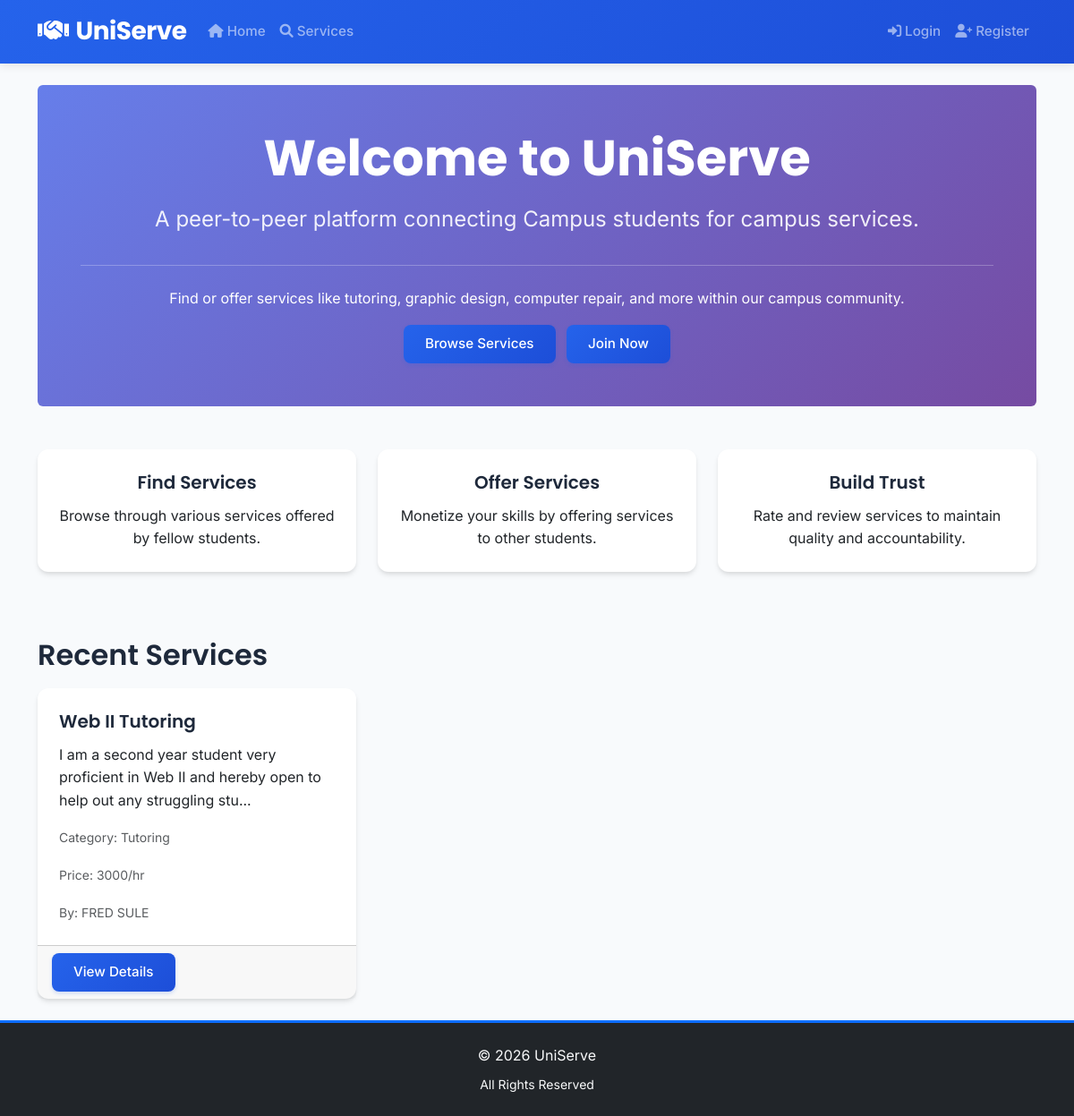
Before: / with the older database file.
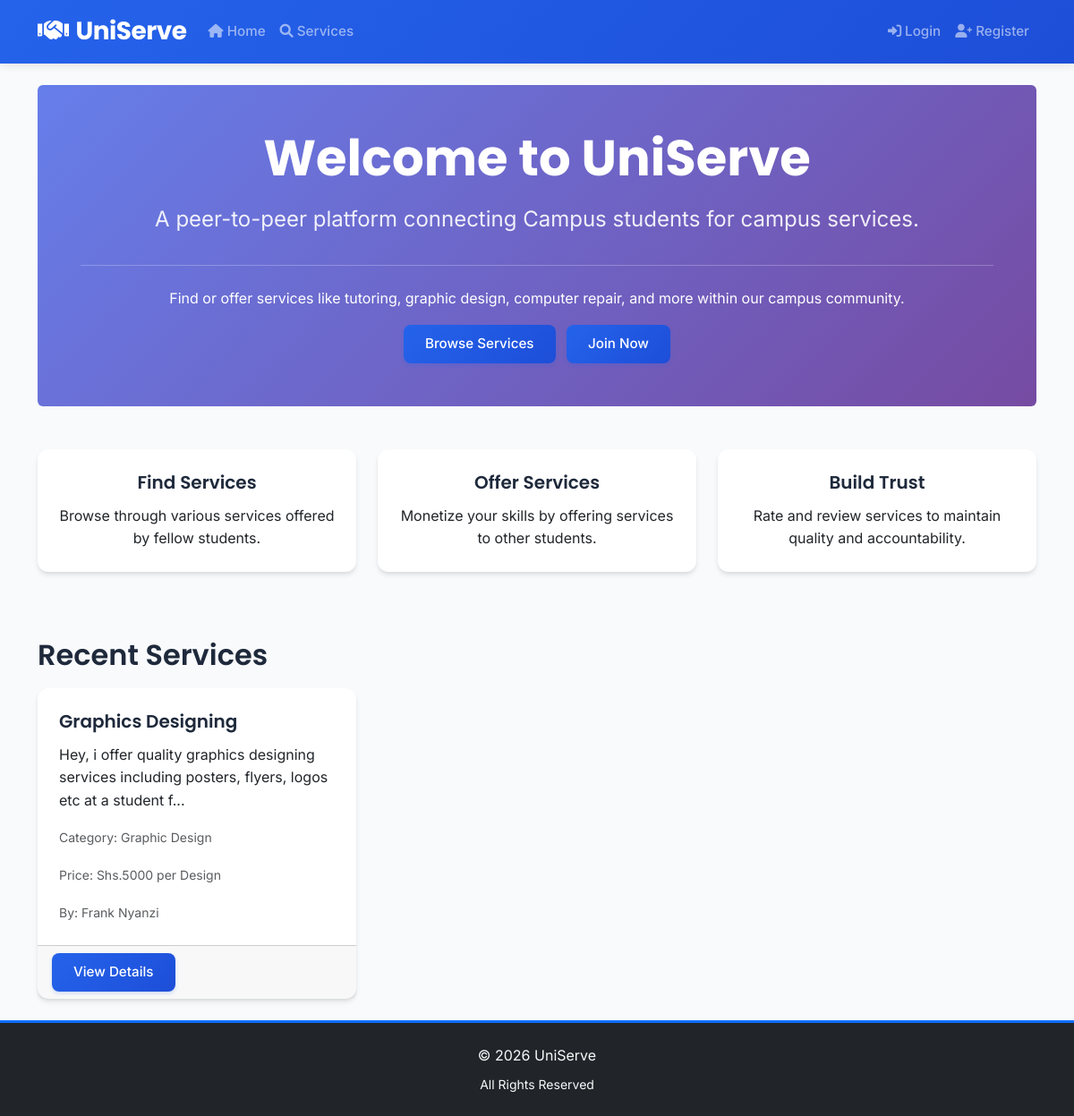
After: the same page with the newer database file.
### app.py (models this page shows)
class Service(db.Model):
    id = db.Column(db.Integer, primary_key=True)
    title = db.Column(db.String(100), nullable=False)
    description = db.Column(db.Text, nullable=False)
    category = db.Column(db.String(50), nullable=False)
    price = db.Column(db.String(50), nullable=True)
    location = db.Column(db.String(100), nullable=False)
    contact_info = db.Column(db.String(100), nullable=False)
    created_date = db.Column(db.DateTime, default=datetime.utcnow)
    is_active = db.Column(db.Boolean, default=True)
    provider_id = db.Column(db.Integer, db.ForeignKey('user.id'), nullable=False)
    requests = db.relationship('ServiceRequest', backref='service', lazy=True)

class User(db.Model):
    id = db.Column(db.Integer, primary_key=True)
    name = db.Column(db.String(100), nullable=False)
    email = db.Column(db.String(100), unique=True, nullable=False)
    password = db.Column(db.String(200), nullable=False)
    user_type = db.Column(db.String(20), nullable=False)
    is_admin = db.Column(db.Boolean, default=False)
    profile_picture = db.Column(db.String(200), nullable=True)
    student_id_document = db.Column(db.String(200), nullable=True)
    verification_status = db.Column(db.String(20), default='unverified')
    registration_date = db.Column(db.DateTime, default=datetime.utcnow)
    services = db.relationship('Service', backref='provider', lazy=True)
    reviews_given = db.relationship('Review', foreign_keys='Review.reviewer_id', backref='reviewer', lazy=True)
    reviews_received = db.relationship('Review', foreign_keys='Review.reviewee_id', backref='reviewee', lazy=True)

### app.py (the view)
@app.route('/')
def index():
    services = Service.query.filter_by(is_active=True).order_by(Service.created_date.desc()).limit(6).all()
    return render_template('index.html', services=services)

### app.py (called while the page is built)
@app.context_processor
def inject_google_client_id():
    return dict(google_client_id=app.config['GOOGLE_CLIENT_ID'])

### templates/index.html (shortened to what this page needs)
{% extends "base.html" %}
{% block content %}
<div class="jumbotron bg-light p-5 rounded">
    <h1 class="display-4">Welcome to UniServe</h1>
    <p class="lead">A peer-to-peer platform connecting Campus students for campus services.</p>
    <hr class="my-4">
    <p>Find or offer services like tutoring, graphic design, computer repair, and more within our campus community.</p>
    <a class="btn btn-primary btn-lg" href="{{ url_for('services') }}" role="button">Browse Services</a>
    {% if not session.user_id %}
    <a class="btn btn-primary btn-lg ms-2" href="{{ url_for('register') }}" role="button">Join Now</a>
    {% endif %}
</div>
<div class="row mt-5">
    <div class="col-md-4 mb-4">
        <div class="card h-100">
            <div class="card-body text-center">
                <h5 class="card-title">Find Services</h5>
                <p class="card-text">Browse through various services offered by fellow students.</p>
            </div>
        </div>
    </div>
    <div class="col-md-4 mb-4">
        <div class="card h-100">
            <div class="card-body text-center">
                <h5 class="card-title">Offer Services</h5>
                <p class="card-text">Monetize your skills by offering services to other students.</p>
            </div>
        </div>
    </div>
    <div class="col-md-4 mb-4">
        <div class="card h-100">
            <div class="card-body text-center">
                <h5 class="card-title">Build Trust</h5>
                <p class="card-text">Rate and review services to maintain quality and accountability.</p>
            </div>
        </div>
    </div>
</div>
<h2 class="mt-5 mb-3">Recent Services</h2>
<div class="row">
    {% for service in services %}
    <div class="col-md-4 mb-4">
        <div class="card h-100">
            <div class="card-body">
                <h5 class="card-title">{{ service.title }}</h5>
                <p class="card-text">{{ service.description[:100] }}...</p>
                <p class="card-text"><small class="text-muted">Category: {{ service.category }}</small></p>
                <p class="card-text"><small class="text-muted">Price: {{ service.price }}</small></p>
                <p class="card-text m-0"><small class="text-muted">
                    By: {{ service.provider.name }}
                </small></p>
            </div>
            <div class="card-footer">
                <a href="{{ url_for('services') }}" class="btn btn-sm btn-primary">View Details</a>
            </div>
        </div>
    </div>
    {% endfor %}
</div>
{% endblock %}

Changed rows visible on the page:
removed Service: title "Web II Tutoring", description "I am a second year student very proficient in Web II and hereby open to help out any struggling stu", category "Tutoring", price "3000/hr", provider.name "FRED SULE"
added Service: title "Graphics Designing", description "Hey, i offer quality graphics designing services including posters, flyers, logos etc at a student f", category "Graphic Design", price "Shs.5000 per Design", provider.name "Frank Nyanzi"
